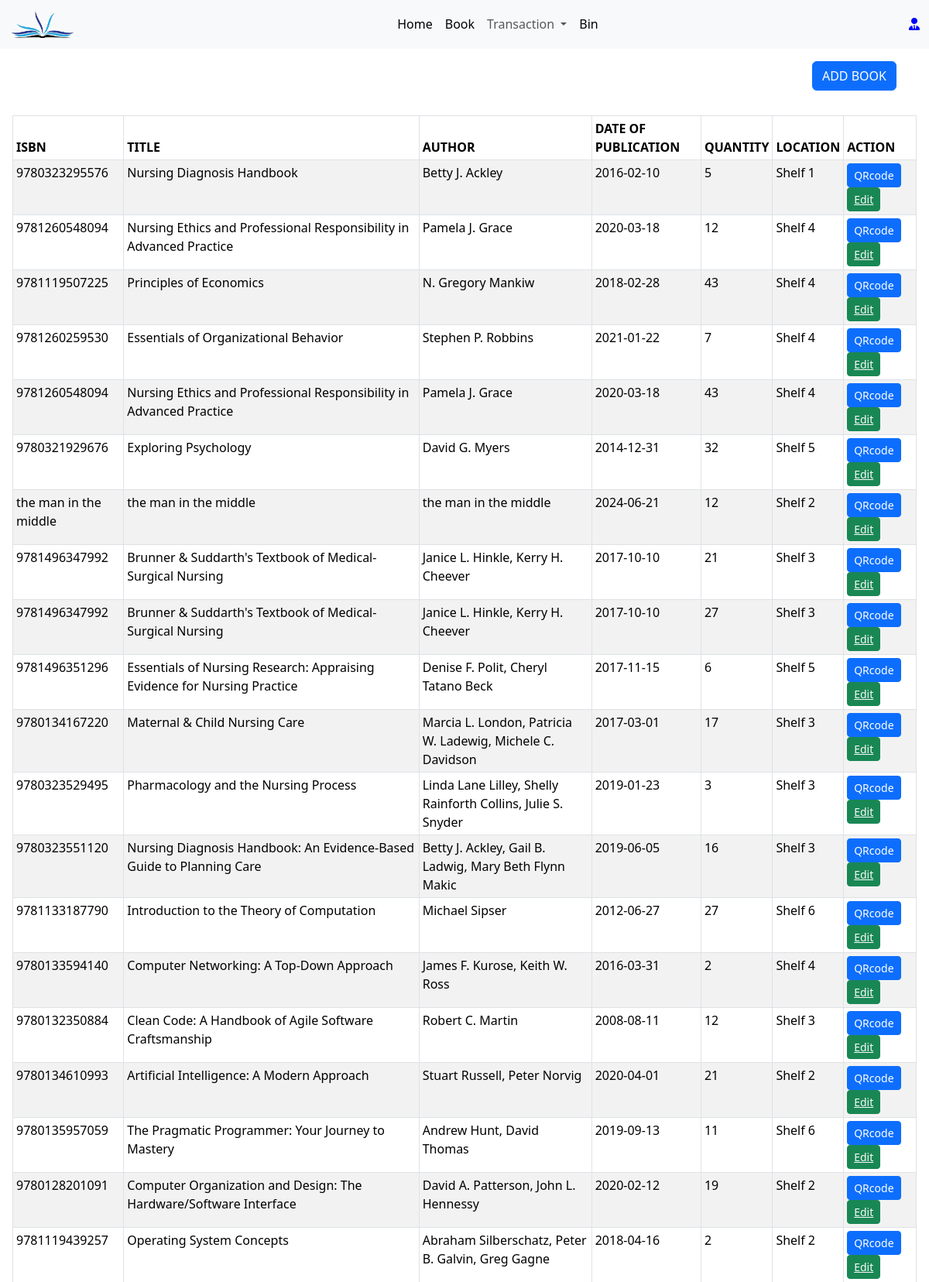
Page /admin_page.php (signed in, upper part) on the committed database.
### tables this page shows
CREATE TABLE `book` (
  `id` int(255) NOT NULL,
  `isbn` varchar(255) NOT NULL,
  `title` varchar(255) NOT NULL,
  `author` varchar(255) NOT NULL,
  `publication_date` date NOT NULL DEFAULT current_timestamp(),
  `quantity` int(255) NOT NULL,
  `location` varchar(255) NOT NULL
);

### admin_page.php (the view, shortened to what this page needs)
<?php
include 'config/config.php';
?>
<!doctype html>
<html lang="en">
<head>
    <link rel="stylesheet" href="https://cdnjs.cloudflare.com/ajax/libs/twitter-bootstrap/5.3.0/css/bootstrap.min.css">
    <link rel="stylesheet" href="https://cdn.datatables.net/2.0.4/css/dataTables.bootstrap5.css">
    <link rel="stylesheet" href="https://cdnjs.cloudflare.com/ajax/libs/font-awesome/6.5.2/css/all.min.css">
</head>
<body>
    <?php @include 'includes/header.php' ?>
    <div class="container text-end my-3">
        <button type="button" class="btn btn-primary" data-bs-toggle="modal" data-bs-target="#addBookModal">
            ADD BOOK
        </button>
    </div>
    <div class="col-sm-12 p-3">
        <table id="example" class="table table-sm table-striped table-bordered" style="width:100%">
            <thead>
                <tr>
                    <th>ISBN</th>
                    <th>TITLE</th>
                    <th>AUTHOR</th>
                    <th>DATE OF PUBLICATION</th>
                    <th>QUANTITY</th>
                    <th>LOCATION</th>
                    <th>ACTION</th>
                </tr>
            </thead>
            <tbody>
                <?php
            $stmt = $conn->prepare("SELECT * FROM book");
            $stmt->execute();
            $result = $stmt->get_result();
            if ($result->num_rows > 0) {
               while ($row = $result->fetch_assoc()) {
                  echo '<tr>
                           <td>' . $row['isbn'] . '</td>
                           <td>' . $row['title'] . '</td>
                           <td>' . $row['author'] . '</td>
                           <td>' . $row['publication_date'] . '</td>
                           <td>' . $row['quantity'] . '</td>
                           <td>' . $row['location'] . '</td>
                           <td>
                              <button class="btn btn-primary btn-sm" onclick="generateQrCode(\'' . $row['isbn'] . '\', \'' . $row['location'] . '\')">QRcode</button>
                              <button class="btn btn-success btn-sm"><a href="update.php?updateid=' . $row['id'] . '" class="text-light">Edit</a></button>
                           </td>
                        </tr>';
               }
            } else {
               echo '<tr><td colspan="5">No records found</td></tr>';
            }
            ?>
            </tbody>
        </table>
    </div>
</body>
</html>
<?php @include 'includes/footer.php' ?>

### rows in the picture
book: isbn "9780323295576", title "Nursing Diagnosis Handbook", author "Betty J. Ackley", publication_date "2016-02-10", quantity "5", location "Shelf 1"
book: isbn "9781260548094", title "Nursing Ethics and Professional Responsibility in Advanced Practice", author "Pamela J. Grace", publication_date "2020-03-18", quantity "12", location "Shelf 4"
book: isbn "9781119507225", title "Principles of Economics", author "N. Gregory Mankiw", publication_date "2018-02-28", quantity "43", location "Shelf 4"
book: isbn "9781260259530", title "Essentials of Organizational Behavior", author "Stephen P. Robbins", publication_date "2021-01-22", quantity "7", location "Shelf 4"
book: isbn "9781260548094", title "Nursing Ethics and Professional Responsibility in Advanced Practice", author "Pamela J. Grace", publication_date "2020-03-18", quantity "43", location "Shelf 4"
book: isbn "9780321929676", title "Exploring Psychology", author "David G. Myers", publication_date "2014-12-31", quantity "32", location "Shelf 5"
book: isbn "the man in the middle", title "the man in the middle", author "the man in the middle", publication_date "2024-06-21", quantity "12", location "Shelf 2"
book: isbn "9781496347992", title "Brunner & Suddarth's Textbook of Medical-Surgical Nursing", author "Janice L. Hinkle, Kerry H. Cheever", publication_date "2017-10-10", quantity "21", location "Shelf 3"
book: isbn "9781496347992", title "Brunner & Suddarth's Textbook of Medical-Surgical Nursing", author "Janice L. Hinkle, Kerry H. Cheever", publication_date "2017-10-10", quantity "27", location "Shelf 3"
book: isbn "9781496351296", title "Essentials of Nursing Research: Appraising Evidence for Nursing Practice", author "Denise F. Polit, Cheryl Tatano Beck", publication_date "2017-11-15", quantity "6", location "Shelf 5"
book: isbn "9780134167220", title "Maternal & Child Nursing Care", author "Marcia L. London, Patricia W. Ladewig, Michele C. Davidson", publication_date "2017-03-01", quantity "17", location "Shelf 3"
book: isbn "9780323529495", title "Pharmacology and the Nursing Process", author "Linda Lane Lilley, Shelly Rainforth Collins, Julie S. Snyder", publication_date "2019-01-23", quantity "3", location "Shelf 3"
book: isbn "9780323551120", title "Nursing Diagnosis Handbook: An Evidence-Based Guide to Planning Care", author "Betty J. Ackley, Gail B. Ladwig, Mary Beth Flynn Makic", publication_date "2019-06-05", quantity "16", location "Shelf 3"
book: isbn "9781133187790", title "Introduction to the Theory of Computation", author "Michael Sipser", publication_date "2012-06-27", quantity "27", location "Shelf 6"
book: isbn "9780133594140", title "Computer Networking: A Top-Down Approach", author "James F. Kurose, Keith W. Ross", publication_date "2016-03-31", quantity "2", location "Shelf 4"
book: isbn "9780132350884", title "Clean Code: A Handbook of Agile Software Craftsmanship", author "Robert C. Martin", publication_date "2008-08-11", quantity "12", location "Shelf 3"
book: isbn "9780134610993", title "Artificial Intelligence: A Modern Approach", author "Stuart Russell, Peter Norvig", publication_date "2020-04-01", quantity "21", location "Shelf 2"
book: isbn "9780135957059", title "The Pragmatic Programmer: Your Journey to Mastery", author "Andrew Hunt, David Thomas", publication_date "2019-09-13", quantity "11", location "Shelf 6"
book: isbn "9780128201091", title "Computer Organization and Design: The Hardware/Software Interface", author "David A. Patterson, John L. Hennessy", publication_date "2020-02-12", quantity "19", location "Shelf 2"
book: isbn "9781119439257", title "Operating System Concepts", author "Abraham Silberschatz, Peter B. Galvin, Greg Gagne", publication_date "2018-04-16", quantity "2", location "Shelf 2"
